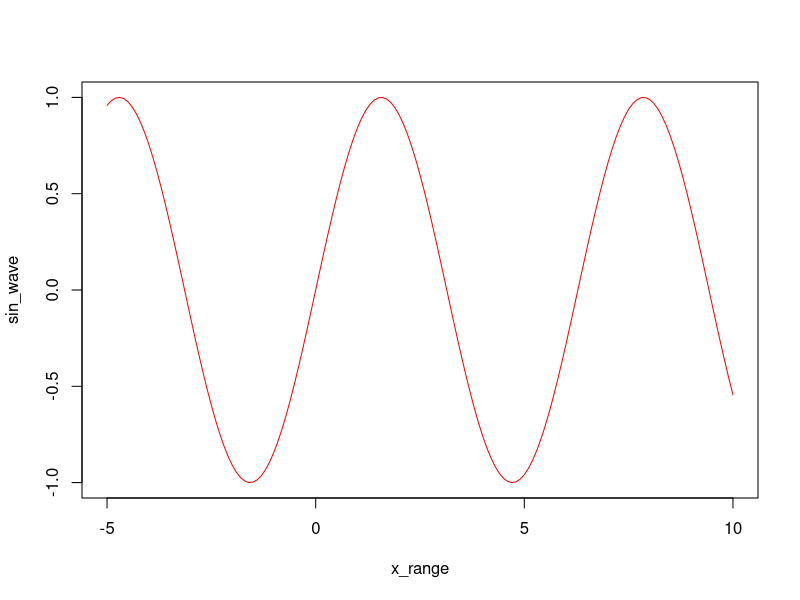

Reproduce this figure in R.
## ---- chunk 1
knitr::opts_chunk$set(echo = TRUE)
## ---- chunk 2
n <- 10:49
length(n)
n+1
m <- 10:1
n-m
## ---- chunk 3
x_range <- seq(-5, 10, by = .1)
sin_wave <- sin(x_range)
plot(x_range, sin_wave, type = "l", col = 'red')
## ---- chunk 4
first_nums <- 40:50
next_nums <- seq(51, 60)
combined <- c(first_nums, next_nums)
combined[7]
combined [5:8]
last <- length(combined)
new_v <- combined[c(1:3, (last - 2):last)] 
new_v
## ---- chunk 5
dice <- 1:6
sample(c(1:6), replace = T)
## ---- chunk 6
dice_1 <- 1:6
dice_2 <- 1:6
sample(c(dice_1 + dice_2), 1)

## ---- chunk 7
# Your one-roll function goes here
P1 <- "a"
P2 <- "b"

roll_a_die <- function(P1, P2){

s1 <- sample(dice_1, 1 , replace = TRUE)

s2 <- sample(dice_2,1, replace = TRUE)

  if (s1 > s2){
  return(P1)
} else if (s1 < s2){
  return(P2)
} else if (s1 == s2){
  s1
  s2
  if(s1 > s2){
    return(P1)
  }else if (s1 < s2){
    return(P2)}
  else{
    return("TIE!")
  }
  }
}


roll_a_die("A", "B")

## ---- chunk 8
 P3 <- "a"
P4 <- "b"

roll_die <- function(P3, P4){

ab <- sample(c(1:6), 15 ,replace = T)
cd <- sample(c(1:6), 15 ,replace = T)

L.ab <- ab[8]
L.bc <- cd[8]

  if (L.ab > L.bc){
  return(P1)
} else if (L.ab < L.bc){
  return(P2)
} else{ 
    return("TIE!")
  }
  }

roll_die("A", "B")


## ---- chunk 9
# Your "cheating" function goes here
 P5 <- "a"
P6 <- "b"

roll_die2 <- function(P5, P6){

ab <- sample(c(1:6), 15, replace = T)
cd <- sample(c(1:6), 15, replace = T)

sample(c('ab','cd'), prob = c(.75,.23))

L.ab <- ab[8]
L.bc <- cd[8]

  if (L.ab > L.bc){
  return(P1)
} else if (L.ab < L.bc){
  return(P2)
} else{ 
    return("TIE!")
  }
  }

roll_die2("A", "B")


